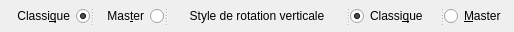
                <widget class="QSplitter" name="splitter_37">
                 <property name="sizePolicy">
                  <sizepolicy hsizetype="Fixed" vsizetype="Fixed">
                   <horstretch>0</horstretch>
                   <verstretch>0</verstretch>
                  </sizepolicy>
                 </property>
                 <property name="minimumSize">
                  <size>
                   <width>504</width>
                   <height>32</height>
                  </size>
                 </property>
                 <property name="maximumSize">
                  <size>
                   <width>502</width>
                   <height>32</height>
                  </size>
                 </property>
                 <property name="orientation">
                  <enum>Qt::Horizontal</enum>
                 </property>
                 <widget class="QRadioButton" name="_2Player_1_ClassicRotation">
                  <property name="sizePolicy">
                   <sizepolicy hsizetype="Fixed" vsizetype="Fixed">
                    <horstretch>0</horstretch>
                    <verstretch>0</verstretch>
                   </sizepolicy>
                  </property>
                  <property name="minimumSize">
                   <size>
                    <width>90</width>
                    <height>32</height>
                   </size>
                  </property>
                  <property name="maximumSize">
                   <size>
                    <width>90</width>
                    <height>32</height>
                   </size>
                  </property>
                  <property name="layoutDirection">
                   <enum>Qt::RightToLeft</enum>
                  </property>
                  <property name="text">
                   <string>Classi&amp;que</string>
                  </property>
                  <property name="checked">
                   <bool>true</bool>
                  </property>
                  <attribute name="buttonGroup">
                   <string notr="true">buttonGroup</string>
                  </attribute>
                 </widget>
                 <widget class="QRadioButton" name="_2Player_1_MasterRotation">
                  <property name="sizePolicy">
                   <sizepolicy hsizetype="Fixed" vsizetype="Fixed">
                    <horstretch>0</horstretch>
                    <verstretch>0</verstretch>
                   </sizepolicy>
                  </property>
                  <property name="minimumSize">
                   <size>
                    <width>70</width>
                    <height>32</height>
                   </size>
                  </property>
                  <property name="maximumSize">
                   <size>
                    <width>70</width>
                    <height>32</height>
                   </size>
                  </property>
                  <property name="layoutDirection">
                   <enum>Qt::RightToLeft</enum>
                  </property>
                  <property name="text">
                   <string>Mas&amp;ter</string>
                  </property>
                  <property name="checked">
                   <bool>false</bool>
                  </property>
                  <attribute name="buttonGroup">
                   <string notr="true">buttonGroup</string>
                  </attribute>
                 </widget>
                 <widget class="QLabel" name="label_40">
                  <property name="sizePolicy">
                   <sizepolicy hsizetype="Fixed" vsizetype="Fixed">
                    <horstretch>0</horstretch>
                    <verstretch>0</verstretch>
                   </sizepolicy>
                  </property>
                  <property name="minimumSize">
                   <size>
                    <width>178</width>
                    <height>32</height>
                   </size>
                  </property>
                  <property name="maximumSize">
                   <size>
                    <width>178</width>
                    <height>32</height>
                   </size>
                  </property>
                  <property name="text">
                   <string>Style de rotation verticale</string>
                  </property>
                  <property name="alignment">
                   <set>Qt::AlignCenter</set>
                  </property>
                 </widget>
                 <widget class="QRadioButton" name="_2Player_2_ClassicRotation">
                  <property name="sizePolicy">
                   <sizepolicy hsizetype="Fixed" vsizetype="Fixed">
                    <horstretch>0</horstretch>
                    <verstretch>0</verstretch>
                   </sizepolicy>
                  </property>
                  <property name="minimumSize">
                   <size>
                    <width>90</width>
                    <height>32</height>
                   </size>
                  </property>
                  <property name="maximumSize">
                   <size>
                    <width>90</width>
                    <height>32</height>
                   </size>
                  </property>
                  <property name="text">
                   <string>Classi&amp;que</string>
                  </property>
                  <property name="checked">
                   <bool>true</bool>
                  </property>
                  <attribute name="buttonGroup">
                   <string notr="true">buttonGroup_2</string>
                  </attribute>
                 </widget>
                 <widget class="QRadioButton" name="_2Player_2_MasterRotation">
                  <property name="sizePolicy">
                   <sizepolicy hsizetype="Fixed" vsizetype="Fixed">
                    <horstretch>0</horstretch>
                    <verstretch>0</verstretch>
                   </sizepolicy>
                  </property>
                  <property name="minimumSize">
                   <size>
                    <width>70</width>
                    <height>32</height>
                   </size>
                  </property>
                  <property name="maximumSize">
                   <size>
                    <width>70</width>
                    <height>32</height>
                   </size>
                  </property>
                  <property name="text">
                   <string>&amp;Master</string>
                  </property>
                  <property name="checked">
                   <bool>false</bool>
                  </property>
                  <attribute name="buttonGroup">
                   <string notr="true">buttonGroup_2</string>
                  </attribute>
                 </widget>
                </widget>
